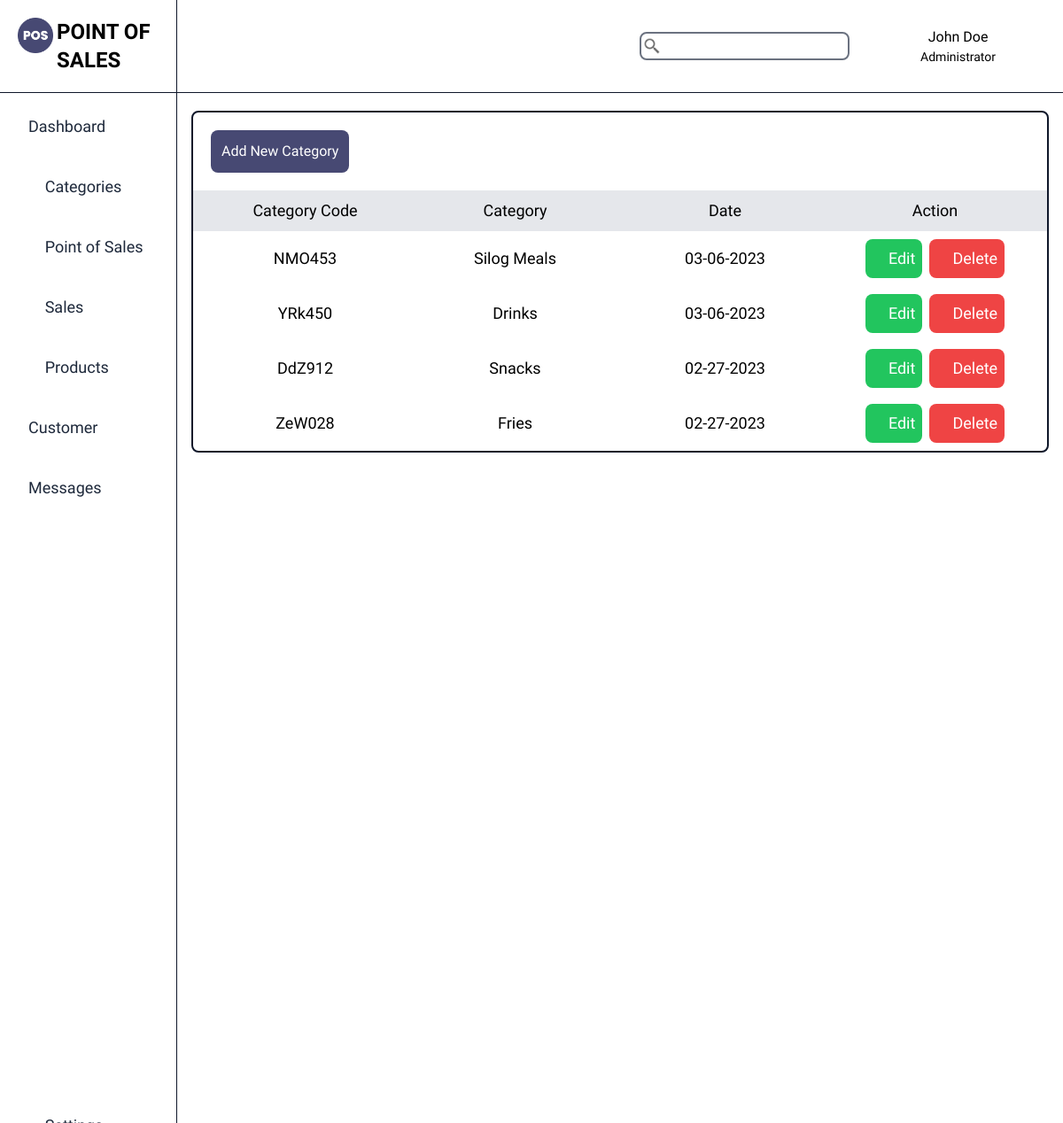
Screenshot of /store/my-store/categories/ with the database file from the repository.
### dashboard/models.py (models this page shows, shortened)
class Category(models.Model):
    category_name = models.CharField(max_length=100)
    category_slug = models.SlugField(max_length=100, null=True, blank=True)
    category_code = models.CharField(max_length=6, unique=True, null=True, blank=True)
    category_description = models.TextField(max_length=1000, blank=True)
    category_store = models.ForeignKey(Store, on_delete=models.CASCADE)
    category_created = models.DateTimeField(blank=True,null=True)
    class Meta:
        verbose_name_plural = 'Categories'

### dashboard/views.py (the view)
# urls.py: path('store/<slug:store_slug>/categories/', views.categories, name="categories"),
def categories(request, store_slug):
    store = get_object_or_404(Store, store_slug=store_slug)
    categories = Category.objects.filter(category_store=store)
    context = {
        'store' : store,
        'categories': categories
    }
    return render(request, 'core/categories.html', context)

### dashboard/templates/core/categories.html (shortened to what this page needs)
{% extends 'core/pos_base.html' %}
{% block content %}
<div class="flex flex-col gap-5 items-center py-5 w-5/6 md:w-3/4 lg:w-5/6 overflow-auto scrollbar-hide">
    <div class="w-full flex flex-row gap-5 md:gap-2 lg:gap-5 px-4">
        <div class="w-full  flex flex-col border-2 border-slate-900 rounded-lg">
            <div class="w-full flex items-center justify-between p-5">
                <a href="{% url 'add_category' store_slug=store.store_slug %}"
                    class="p-3 bg-[#474973] text-white rounded-lg">
                    Add New Category
                </a>
            </div>
            <div class="w-full overflow-scroll">
                <table class="w-screen md:w-full md:overflow-hidden">
                    <tr class="w-full bg-gray-200 flex items-center  font-light text-md gap-4 py-2 px-4">
                        <th class="w-full font-normal text-sm md:text-md  lg:text-lg md:w-1/2">Category Code</th>
                        <th class="w-full font-normal text-sm md:text-md  lg:text-lg md:w-1/2">Category</th>
                        <th class="w-full font-normal text-sm md:text-md  lg:text-lg md:w-1/2">Date</th>
                        <th class="w-full font-normal text-sm md:text-md  lg:text-lg md:w-1/2">Action</th>
                    </tr>
                    {% if categories %}
                    {% for ctg in categories %}
                    <tr class="w-full items-center flex font-light text-md gap-4 py-2 text-center px-4">
                        <td class="w-full font-normal text-sm md:text-md lg:text-lg">
                            {{ctg.category_code}}
                        </td>
                        <td class="w-full font-normal text-sm md:text-md lg:text-lg">
                            {{ctg.category_name}}
                        </td>
                        <td class="w-full font-normal text-sm md:text-md lg:text-lg">
                            {{ctg.category_created|date:"m-d-Y"}}
                        </td>
                        <td
                            class="w-full flex flex-row items-center justify-center gap-2 font-normal text-sm md:text-md lg:text-lg">
                            <a href="{% url 'edit_category' store_slug=store.store_slug category_slug=ctg.category_slug %}"
                                class="flex items-center gap-1 py-3 px-4 md:py-2 md:px-2 bg-green-500 rounded-lg text-white"><i
                                    class="fa-solid fa-pen-to-square"></i><span class="hidden md:block">Edit</span></a>
                            <a href="{% url 'delete_category' store_slug=store.store_slug category_slug=ctg.category_slug %}"
                                class="flex items-center gap-1 py-3 px-4 md:py-2 md:px-2 bg-red-500 rounded-lg text-white"><i
                                    class="fa-solid fa-trash"></i><span class="hidden md:block">Delete</span></a>
                        </td>
                    </tr>
                    {% endfor %}
                    {% else %}
                    <tr class="w-full items-center flex font-light text-md gap-4 py-2 text-center px-4">
                        <td class="font-normal text-sm md:text-md lg:text-lg">
                            No available data
                        </td>
                    </tr>
                    {% endif %}
                </table>
            </div>
        </div>
    </div>
</div>
{% endblock %}

### dashboard/templates/core/categories.html (style rules this page uses)
.scrollbar-hide { -ms-overflow-style: none; scrollbar-width: none; }

### rows the page displays
Category: category_code "NMO453", category_name "Silog Meals", category_created "03-06-2023"
Category: category_code "YRk450", category_name "Drinks", category_created "03-06-2023"
Category: category_code "DdZ912", category_name "Snacks", category_created "02-27-2023"
Category: category_code "ZeW028", category_name "Fries", category_created "02-27-2023"
